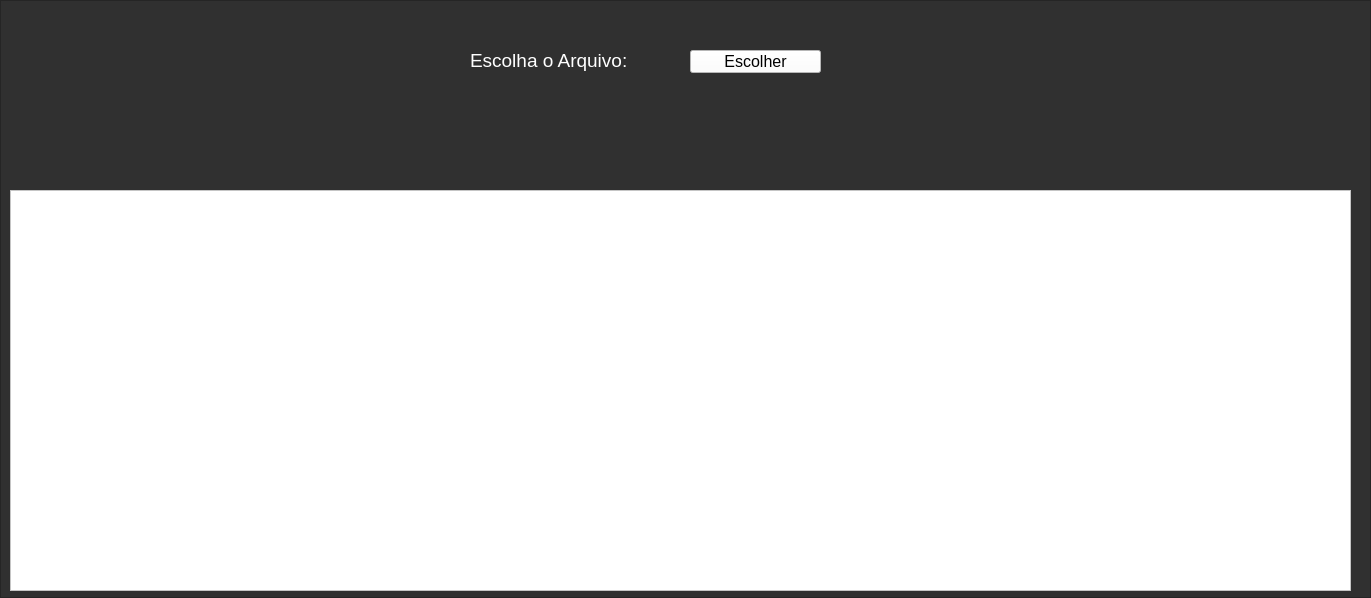
<?xml version="1.0" encoding="UTF-8"?>
<ui version="4.0">
 <class>MainWindow</class>
 <widget class="QMainWindow" name="MainWindow">
  <property name="geometry">
   <rect>
    <x>0</x>
    <y>0</y>
    <width>1371</width>
    <height>598</height>
   </rect>
  </property>
  <property name="windowTitle">
   <string>MainWindow</string>
  </property>
  <widget class="QWidget" name="centralwidget">
   <layout class="QGridLayout" name="gridLayout">
    <property name="leftMargin">
     <number>0</number>
    </property>
    <property name="topMargin">
     <number>0</number>
    </property>
    <property name="rightMargin">
     <number>0</number>
    </property>
    <property name="bottomMargin">
     <number>0</number>
    </property>
    <item row="0" column="0">
     <widget class="QFrame" name="frame">
      <property name="styleSheet">
       <string notr="true">background-color: rgb(48, 48, 48);
color: rgb(255, 255, 255);</string>
      </property>
      <property name="frameShape">
       <enum>QFrame::StyledPanel</enum>
      </property>
      <property name="frameShadow">
       <enum>QFrame::Raised</enum>
      </property>
      <widget class="QLabel" name="label">
       <property name="geometry">
        <rect>
         <x>470</x>
         <y>50</y>
         <width>181</width>
         <height>21</height>
        </rect>
       </property>
       <property name="font">
        <font>
         <pointsize>14</pointsize>
        </font>
       </property>
       <property name="styleSheet">
        <string notr="true">color: rgb(255, 255, 255);</string>
       </property>
       <property name="text">
        <string>Escolha o Arquivo:</string>
       </property>
      </widget>
      <widget class="QPushButton" name="pushButtonEscolher">
       <property name="geometry">
        <rect>
         <x>690</x>
         <y>50</y>
         <width>131</width>
         <height>23</height>
        </rect>
       </property>
       <property name="font">
        <font>
         <family>Arial</family>
         <pointsize>12</pointsize>
        </font>
       </property>
       <property name="styleSheet">
        <string notr="true">background-color: rgb(255, 255, 255);
color: rgb(0, 0, 0);</string>
       </property>
       <property name="text">
        <string>Escolher</string>
       </property>
      </widget>
      <widget class="QTableWidget" name="tableWidget">
       <property name="geometry">
        <rect>
         <x>10</x>
         <y>190</y>
         <width>1341</width>
         <height>401</height>
        </rect>
       </property>
       <property name="styleSheet">
        <string notr="true">background-color: rgb(255, 255, 255);

color: rgb(0, 0, 0);</string>
       </property>
      </widget>
     </widget>
    </item>
   </layout>
  </widget>
 </widget>
 <resources/>
 <connections/>
</ui>
